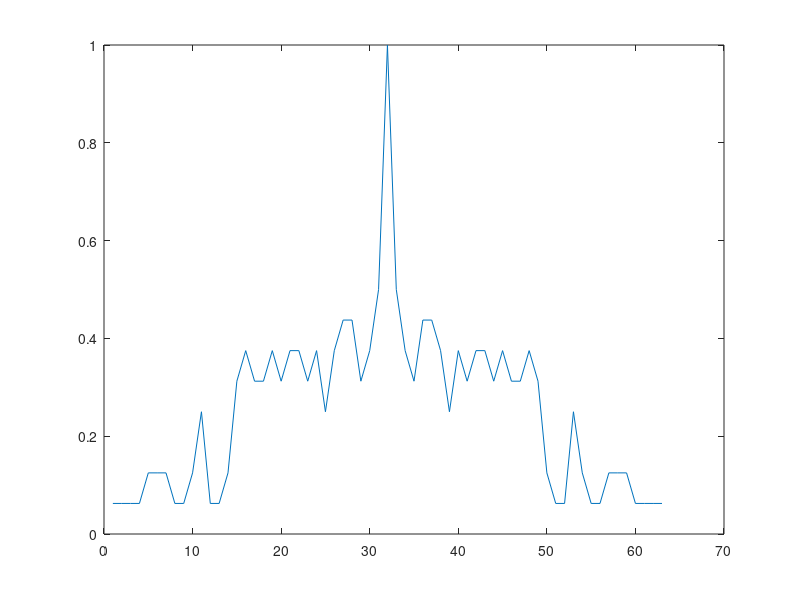

This chart was generated by the following MATLAB code:
x = [1, 0, 0, 0, 0];
y = [1, 0, 1, 1, 1];

% Массивы для хранения оригинальной и сдвинутой последовательностей
original = zeros(1, 32);
shifted = zeros(1, 32);

% Заполнение массива результатов операции XOR и сохранение оригинала
for i = 1:32
    original(i) = xor(x(5), y(5));
    shifted(i) = xor(x(5), y(5));

    sumx = xor(x(1), x(3));
    x = [sumx, x(1:4)];

    sumy = xor(y(2), y(4));
    y = [sumy, y(1:4)];
end

% Вывод заголовка таблицы
fprintf('Сдвиг |               Биты               | Автокорреляция\n');

corr = xcorr(original, 'coeff');
% Вывод строк таблицы

figure;
plot(corr);

for shift = 0:40
    fprintf('%5d | ', shift);

    % Вывод битов оригинала
    for i = 1:32
        fprintf('%d', shifted(i));
    end

    fprintf(' | ');

    % Используйте abs для избежания ошибки выхода за пределы массива
    autocorr_value = corr(abs(length(original) - shift) + 1);

    fprintf('%+1.3f\n', autocorr_value);

    % Сдвиг массива
    shifted = [shifted(end), shifted(1:end-1)];
end